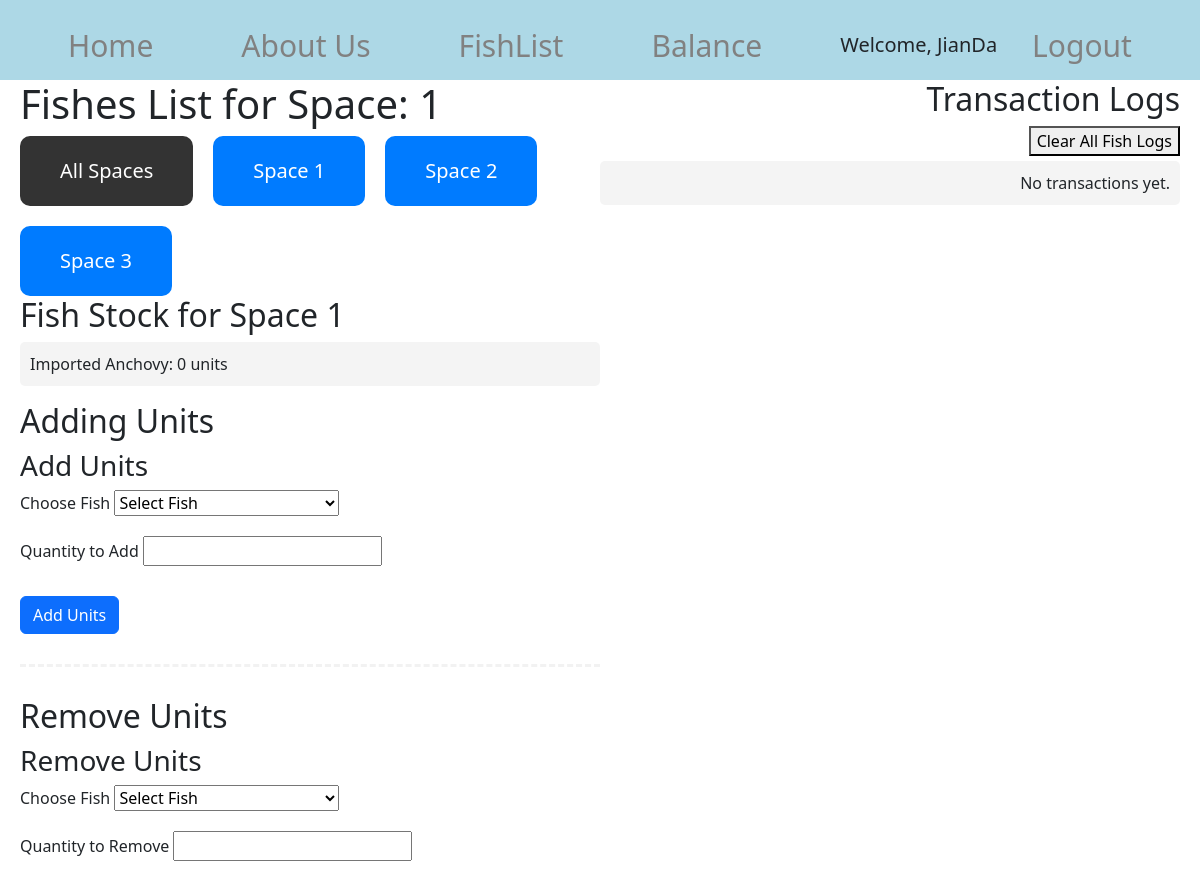
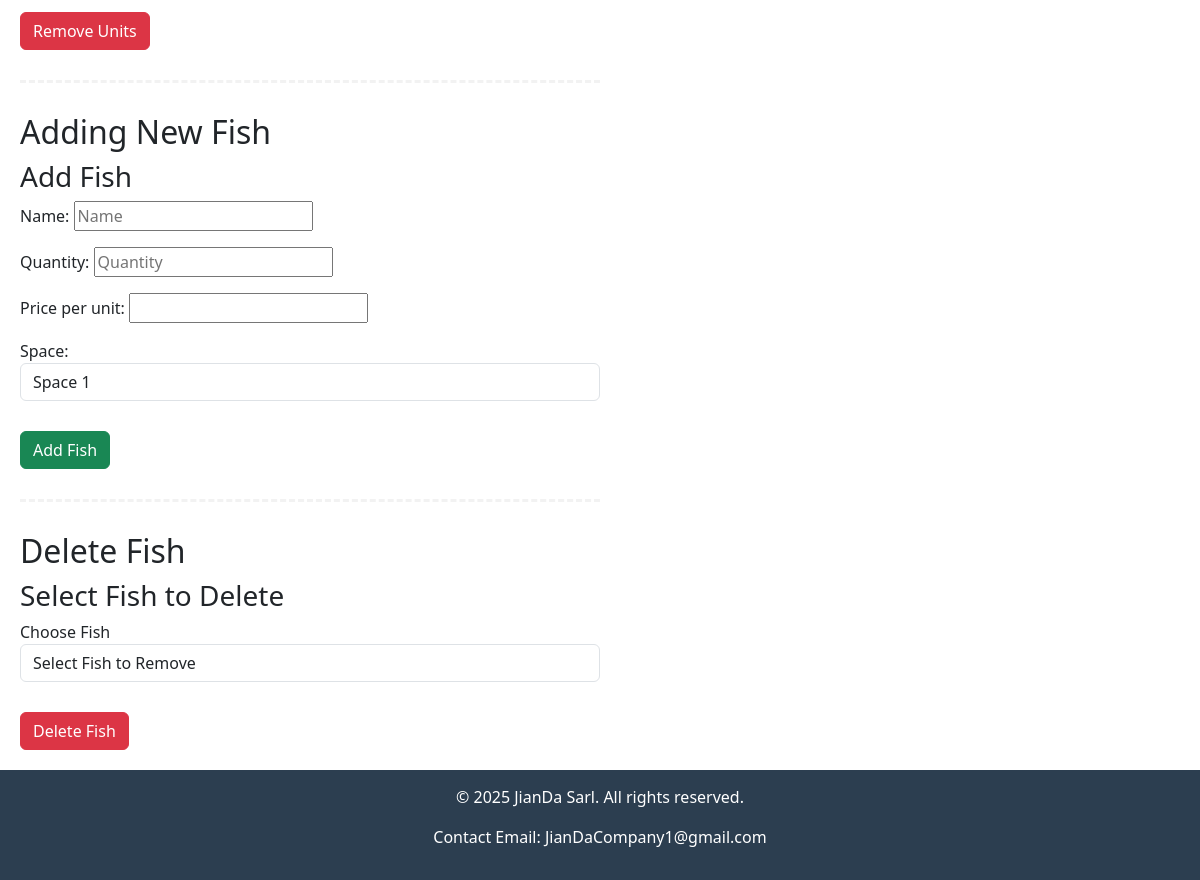
Screenshot of /fishlist/space/1/ (signed in) with the database file from the repository (2 pictures, top to bottom).
### testing/models.py (models this page shows)
class Space(models.Model):
    name = models.CharField(max_length=100)
    def __str__(self):
        return self.name

class FishStock(models.Model):
    name = models.CharField(max_length=100)
    quantity = models.IntegerField()
    price_per_unit = models.DecimalField(max_digits=10, decimal_places=2)
    space = models.ForeignKey(Space, related_name='fish_stocks', on_delete=models.CASCADE,default=1)
    def __str__(self):
        return f"{self.name} - {self.quantity} units"

### testing/views.py (the view, shortened to what this page needs)
# urls.py: path("fishlist/",views.fish_list_view,name="FishList"),
@login_required
def fish_list_view(request,space_id=None):
    if not request.user.is_staff:
        return HttpResponseForbidden("You are not authorized to view this page.")
    day = request.GET.get('day', None)
    month = request.GET.get('month', None)
    year = request.GET.get('year', None)
    fishes = []
    add_form = AddUnitsForm()
    remove_form = RemoveUnitsForm()
    spaces = Space.objects.all()
    space = None
    add_fish_form = AddFishForm()
    delete_fish_form = DeleteFishForm()
    if space_id:
        space = get_object_or_404(Space, id=space_id)
        fishes = FishStock.objects.filter(space=space)
        logs = FishStockLog.objects.filter(fish__space=space).order_by('-timestamp')
    else:
        space = None
        fishes = FishStock.objects.all()
        logs = FishStockLog.objects.all().order_by('-timestamp')
    if day:
        logs = logs.filter(timestamp__day=day)
    if month:
        logs = logs.filter(timestamp__month=month)
    if year:
        logs = logs.filter(timestamp__year=year)
    add_form = AddUnitsForm(space=space)
    remove_form = RemoveUnitsForm(space=space)
    spaces = Space.objects.all()
    return render(request, 'main/Fishes.html', {'fishes': fishes,'add_form': add_form, 'remove_form': remove_form, 'logs':logs,'space': space, 'spaces': spaces,'day': day,'month': month,'year': year,'add_fish_form': add_fish_form,'delete_fish_form':delete_fish_form})

### testing/forms.py
class AddUnitsForm(forms.Form):
    fish = forms.ModelChoiceField(queryset=FishStock.objects.all(), empty_label="Select Fish", label="Choose Fish",widget=forms.Select(attrs={'id': 'custom_fish_id'}))
    quantity = forms.IntegerField(min_value=1, required=True, label="Quantity to Add",widget=forms.NumberInput(attrs={'id': 'id_quantity'}))
    def __init__(self, *args, **kwargs):
        space = kwargs.pop('space', None)
        super().__init__(*args, **kwargs)
        if space:
            self.fields['fish'].queryset = FishStock.objects.filter(space=space)

class RemoveUnitsForm(forms.Form):
    fish = forms.ModelChoiceField(queryset=FishStock.objects.all(), empty_label="Select Fish", label="Choose Fish",widget=forms.Select(attrs={'id': 'custom_fish_id'}))
    quantity = forms.IntegerField(min_value=1, required=True, label="Quantity to Remove",widget=forms.NumberInput(attrs={'id': 'id_quantity'}))
    def __init__(self, *args, **kwargs):
        space = kwargs.pop('space', None)
        super().__init__(*args, **kwargs)
        if space:
            self.fields['fish'].queryset = FishStock.objects.filter(space=space)

### testing/templates/main/Fishes.html (shortened to what this page needs)
{% extends 'main/base.html' %}
{% block content %}
<div class = content-container>
    <div class="main-content">
        <h1>Fishes List for Space: {{ space.id }}</h1>
            <div style="display: flex; gap: 20px; flex-wrap: wrap;">
            <a href="{% url 'FishList' %}"
                style="padding: 20px 40px; font-size: 20px; background-color: #333; color: white; border: none; border-radius: 10px; text-decoration: none;">
                All Spaces
            </a>
            {% for space in spaces %}
                <a href="{% url 'FishListBySpace' space.id %}"
                    style="padding: 20px 40px; font-size: 20px; background-color: #007bff; color: white; border: none; border-radius: 10px; text-decoration: none;">
                    {{ space.name }}
                </a>
            {% endfor %}
            </div>
        <h2>Fish Stock {% if space %} for {{ space.name }} {% else %} (All Spaces) {% endif %}</h2>
        <ul>
            {% for fish in fishes %}
                <li>{{ fish.name }}: {{ fish.quantity }} units</li>
            {% empty %}
                <li>No fish available in this space.</li>
            {% endfor %}
        </ul>
        <h2>Adding Units</h2>
            <form method="POST">
                <h3>Add Units</h3>
                <div class="form-group">
                    <label for="id_fish">{{ add_form.fish.label }}</label>
                    {{ add_form.fish }}
                </div>
                <div class="form-group">
                    <label for="id_quantity">{{ add_form.quantity.label }}</label>
                    {{ add_form.quantity }}
                </div>
                <button type="submit" name="add" class="btn btn-primary">Add Units</button>
            </form>
            <hr class="dashed">
            <h2>Remove Units</h2>
            <form method="POST">
                <h3>Remove Units</h3>
                <div class="form-group">
                    <label for="id_remove_fish">{{ remove_form.fish.label }}</label>
                    {{ remove_form.fish }}
                </div>
                <div class="form-group">
                    <label for="id_remove_quantity">{{ remove_form.quantity.label }}</label>
                    {{ remove_form.quantity }}
                </div>
                <button type="submit" name="remove" class="btn btn-danger">Remove Units</button>
            </form>
            <hr class="dashed">
            <h2>Adding New Fish</h2>
            <form method="POST">
                <h3>Add Fish</h3>
                <div class="form-group">
                    {{ add_fish_form.as_p }}
                </div>
                <button type="submit" name="add_fish" class="btn btn-success">Add Fish</button>
            </form>
            <hr class="dashed">
            <h2>Delete Fish</h2>
            <form method="POST">
                <h3>Select Fish to Delete</h3>
                <div class="form-group">
                    <label for="{{ delete_fish_form.fish.id_for_label }}">{{ delete_fish_form.fish.label }}</label>
                    {{ delete_fish_form.fish }}
                </div>
                <button type="submit" name="delete_fish" class="btn btn-danger">Delete Fish</button>
            </form>
    </div>
    <div class="transactions">
        <h2>Transaction Logs</h2>
            <form method="POST" action="{% url 'clear_fish_log' %}">
            <button type="submit">Clear All Fish Logs</button>
                </form>
        <ul>
            {% for log in logs %}
                <li>{{ log.timestamp }} - {{ log.action|capfirst }} {{ log.quantity }} units of {{ log.fish.name }}</li>
            {% empty %}
                <li>No transactions yet.</li>
            {% endfor %}
        </ul>
    </div>
</div>
{% endblock %}

### testing/templates/main/base.html (shortened to what this page needs)
<!doctype html>
<html>
<head>
        {% load static %}
    <link href="https://cdn.jsdelivr.net/npm/bootstrap@5.3.3/dist/css/bootstrap.min.css" rel="stylesheet">
</head>
<body class="{% block body_class %}default{% endblock %}">
    <div class ="topnav">
        <a href="/">Home</a>
        <a href="/about">About Us</a>
        {% if user.is_authenticated %}
            {% if user.is_staff %}
                <a href="/fishlist">FishList</a>
                <a href="/balance">Balance</a>
            {% endif %}
            <div class="user-info">
                <span>Welcome, {{ user.username }}</span>
                <form action="{% url 'logout' %}" method="POST" style="display:inline;">
                    <a href="#" onclick="this.closest('form').submit();">Logout</a>
                </form>
                {% else %}
                    <a href="/register" class="Register">Sign in</a>
                    <a href="/login" class="Login">Login</a>
                {% endif %}
            </div>
    </div>
    <div class="main">
        {% block content %}
        {% endblock %}
    </div>
    <footer>
        <p>&copy; 2025 JianDa Sarl. All rights reserved.</p>
           <p> Contact Email: JianDaCompany1@gmail.com</p>
    </footer>
</body>
</html>

### testing/templates/main/Fishes.html (style rules this page uses)
hr.dashed { border: 0; border-top: 3px dashed #ccc; margin: 30px 0; }
.form-group { margin-bottom: 20px; }
.btn { margin-top: 10px; }
.content-container { display: flex; justify-content: space-between; align-items: flex-start; }
.transactions { width: 50%; text-align: right; }
.main-content { width: 50%; }
ul { list-style-type: none; padding: 0; }
li { background: #f4f4f4; padding: 10px; margin: 5px 0; border-radius: 5px; }

### rows the page displays
Space: id "1", name "Space 1"
Space: name "Space 2"
Space: name "Space 3"
FishStock: name "Imported Anchovy", quantity "0"

### other values shown
{{ user.username }} "JianDa"
{{ add_form.fish.label }} "Choose Fish"
{{ add_form.quantity.label }} "Quantity to Add"
{{ remove_form.fish.label }} "Choose Fish"
{{ remove_form.quantity.label }} "Quantity to Remove"
{{ delete_fish_form.fish.label }} "Choose Fish"
